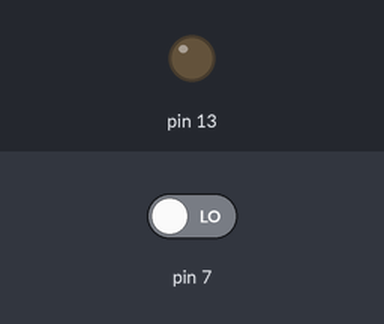
A sketch run on a simulated Arduino Uno, built with avr-gcc and run on an emulated ATmega328P. Parts: output pins drawn as LEDs (lit = HIGH). Inputs (shaded band) come from the test bench; at power-on: pin 7 LOW.

Above: at 1.2 s.
1.3 s: pin 7 driven HIGH
At 2.6 s:
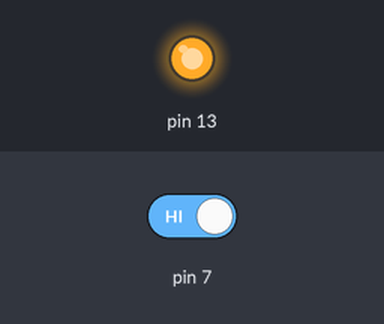
2.9 s: pin 7 driven LOW
At 3.9 s:
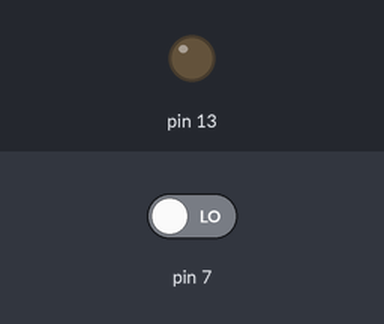
Timing chart, 0 to 5.9 s (numbered marks = the images above; inputs shaded):
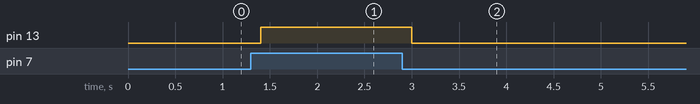

Measured:
- after the input at 1.3 s, pin 13: LOW → HIGH after 0.10 s
- after the input at 2.9 s, pin 13: HIGH → LOW after 0.10 s

The sketch:

SW520_Tilt_Sensor.ino
```cpp
void setup()
{
  Serial.print(9600);
  pinMode(7, INPUT);
  pinMode(13, OUTPUT);
}

void loop()
{
  int nilaiTilt = digitalRead(7);
  Serial.print(nilaiTilt);

  if(nilaiTilt == HIGH)
  {
    Serial.println(" Miring");
    digitalWrite(13, HIGH);
  }
  else
  {
    Serial.print(" Tegak");
    digitalWrite(13, LOW);
  }
  delay(200);
}
```
